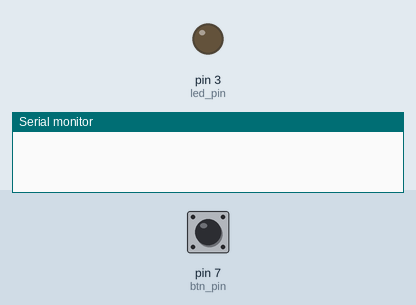
A sketch run on a simulated Arduino Uno, built with avr-gcc and run on an emulated ATmega328P. On the bench: output pins drawn as LEDs (lit = HIGH), the last lines printed to the serial monitor. Inputs (shaded band) come from the test bench; at power-on: pin 7 (btn_pin) LOW.

Above: at 1.2 s.
1.3 s: pin 7 (btn_pin) pulled HIGH for 3.2 s
At 5.5 s:
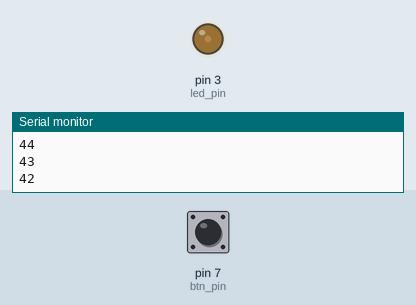
6.0 s: pin 7 (btn_pin) pulled HIGH for 0.15 s
At 7.3 s:
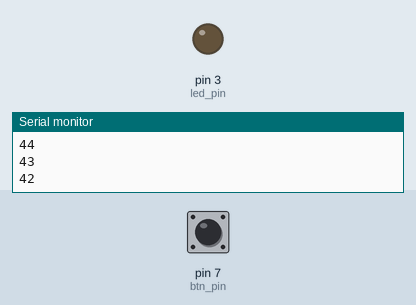
7.6 s: pin 7 (btn_pin) pulled HIGH for 1 s
At 9.8 s:
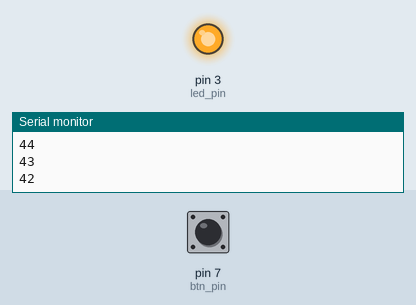
Timing chart, 0 to 11.3 s (numbered marks = the images above; inputs shaded):
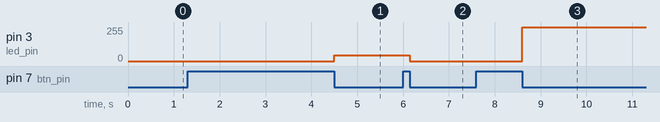

The sketch:

___________.ino
```cpp
#define btn_pin 7
#define led_pin 3
#define check_time 20
#define toogle_time 1000

long prev = 0;
int pwr = 0;
bool pwr_mode = false;
bool mode;
bool pwr_on = false;

void setup() {
  Serial.begin(9600);
  pinMode(led_pin, OUTPUT);
  pinMode(btn_pin, INPUT);
}

void loop() {
  int val = digitalRead(btn_pin);
  if (val == 1){
    if (millis()-prev > check_time){
      mode = true;
      if (millis()-prev > toogle_time){
        mode = false;
        pwr_on = true;
        if (pwr_mode) {
          pwr += 1;
          if (pwr >= 255) {
            pwr_mode = false;
          }
        } else {
          pwr -= 1;
          if (pwr <= 0) {
            pwr_mode = true;
          }
        }
        Serial.println(pwr);
        analogWrite(led_pin, pwr);
      }
    }
  } else {
    prev = millis();
  	if (mode) {
      if (pwr_on) {
        pwr_on = false;
        analogWrite(led_pin, 0);
        pwr = 0;
      } else {
        pwr_on = true;
        analogWrite(led_pin, 255);
        pwr = 255;
      }
      pwr_mode = !pwr_on;
      mode = false;
    }
  }
}
```

Measured:
- after the input at 1.3 s, pin 3 (led_pin): 0/255 → 42/255 after 3.2 s
- after the input at 6.0 s, pin 3 (led_pin): 42/255 → 0/255 after 0.15 s
- after the input at 7.6 s, pin 3 (led_pin): 0/255 → 255/255 after 1.0 s
